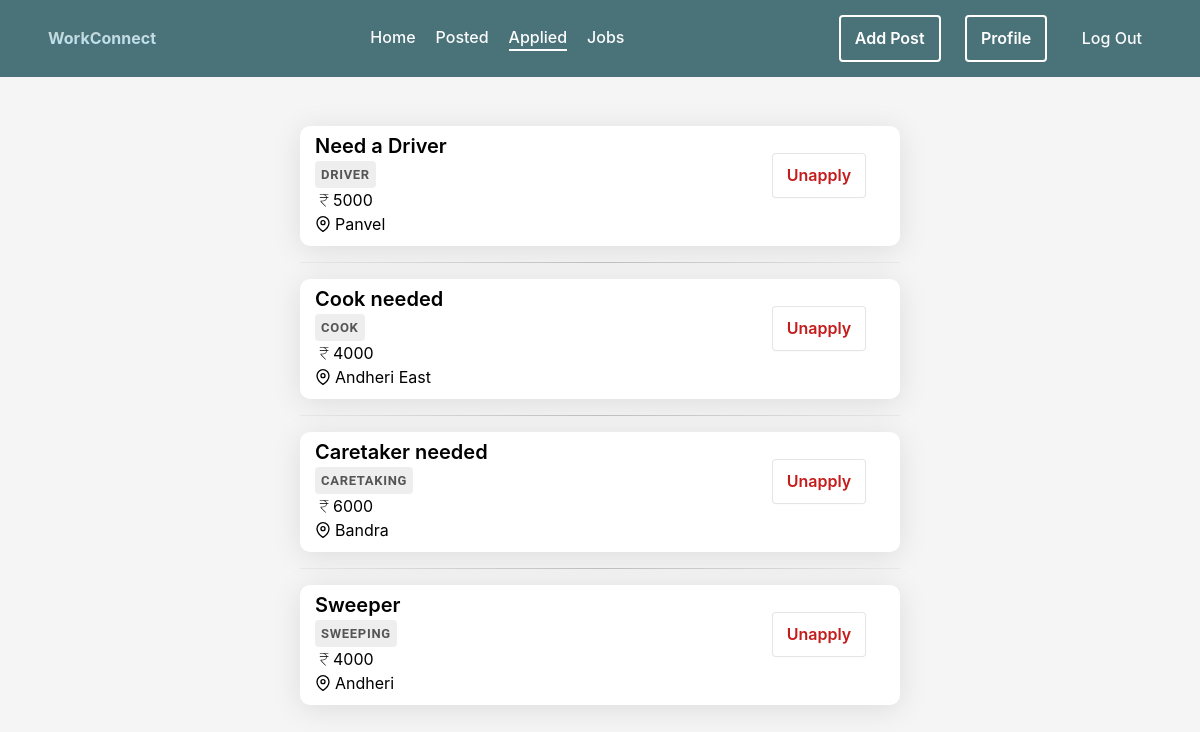
Page /newco/post/applied/ (signed in) on the committed database.
### project/newco/models.py (models this page shows, shortened)
class Job(models.Model):
    user = models.ForeignKey(User,on_delete=models.CASCADE)
    title = models.CharField(max_length=255)
    description = models.TextField()
    job_specification = models.CharField(default=None,max_length=255)
    salary = models.CharField(max_length=32)
    location = models.CharField(max_length=32)
    people_applied = models.IntegerField(default=0)
    applied = models.ManyToManyField(User,related_name='users_applied',blank=True)

### project/newco/views.py (the view)
# urls.py: path('post/applied/',views.apply,name='applied'),
def apply(request:HttpRequest,job_id=None):
    if request.method == 'GET':
        if job_id:
            jobs = Job.objects.get(id=int(job_id))
            jobs.applied.add(request.user)
            messages.success(request,f'Applied for the job')
        jobs = Job.objects.filter(applied=request.user)
        if jobs.count() == 0:
            jobs=None
        else:
            jobs = reversed(jobs)
    return render(request,'newco/postedjobs.html',{'jobs': jobs} )

### newco/templates/newco/postedjobs.html (shortened to what this page needs)
{% extends 'newco/layout.html' %}
{% block body %}
{% if jobs %}
<div class="w-100 h-auto center">
    <div class="w-50 d-block m-3">
        {% for job in jobs %}
        <hr class="hr">
            <a href="{% url 'job-profile' job.id %}" class="w-100">
                <div class="post column nothover form w-100 flex-row">
                    <div class="d-inline-flex flex-column w-100" style="justify-content: space-evenly;">
                        <div class="w-100 lead" style="font-weight: 600;">{{ job.title }}</div>
                        <div class="job-spec">{{ job.job_specification }}</div>
                        <div class="w-100 "><svg xmlns="http://www.w3.org/2000/svg" height="18" width="18" viewBox="50 -850 850 900" stroke-width="2" stroke="black"><path d="M540-172 306-416v-44h114q63 0 116-39.5T588-616H266v-28h320q-11-51-57-83.5T420-760H266v-28h428v28H528q33 17 57 48.5t29 67.5h80v28h-78q2 85-58 134.5T420-432h-90l249 260h-39Z"/></svg>{{ job.salary }}</div>
                        <div class="w-100 " >{{ job.location }}</div>
                    </div>
                </a>
                {% if request.user == job.user %}
                    <div class="w-25 center" style="height: 90px;"><a href="delete/{{ job.id }}"><button type="button" class="del-btn">Delete</button></a></div>
                {% else %}
                    <div class="w-25 center" style="height: 90px;"><a href="{% url 'unapply' job.id %} "><button type="button" class="del-btn">Unapply</button></a></div>
                {% endif %}
            </div>
        {% endfor %}
{% endif %}
{% endblock %}

### project/newco/static/newco/log.reg.styles.css (style rules this page uses)
.form { width: 380px; height: 500px; display: flex; flex-direction: column; border-radius: 15px; background-color: white; box-shadow: 0 4px 30px rgba(0, 0, 0, 0.1); transition: .4s ease-in-out; }

### project/newco/static/newco/styles.css (style rules this page uses)
* { font-family: -apple-system, BlinkMacSystemFont, 'Segoe UI', Roboto, Oxygen, Ubuntu, Cantarell, 'Open Sans', 'Helvetica Neue', sans-serif; margin: 0; padding: 0; color: black; background-color: #f5f5f5; }
.center { display: flex; justify-content: center; align-items: center ; }
div { background: transparent; }
body { background-color: #f5f5f5; }
button { background-color: #FFFFFF; border: 1px solid rgba(0, 0, 0, 0.1); border-radius: .25rem; box-shadow: rgba(0, 0, 0, 0.02) 0 1px 3px 0; color: rgba(0, 0, 0, 0.85); cursor: pointer; display: inline-flex; font-size: 16px; font-weight: 600; justify-content: center; line-height: 1.05; min-height: 1rem; padding: calc(.875rem - 1px) calc(1.5rem - 10px); text-decoration: none; transition: all 250ms; user-select: none; -webkit-user-select: none; touch-action: manipulation; vertical-align: baseline; width: fit-content; }
a { text-decoration: none; background: transparent; }
.bg-transparent, * { background: transparent; }
.post { background: white; height: 120px; transition: all 0.6s ease; border-radius: 10px; padding-top: 5px; padding-bottom: 25px; padding-right: 25px; padding-left: 15px; overflow: hidden; }
.hr { border: 0; height: 1px; background: #333; background-image: linear-gradient(to right, #ccc, #333, #ccc); }
.del-btn { color: #c41b1b; }
.job-spec { width: fit-content; border-radius: 4px; z-index: 100; font-family: Roboto, Oxygen, Ubuntu, Cantarell, 'Open Sans', 'Helvetica Neue', sans-serif; font-weight: 600; position: relative; color: #555; margin-top: 10px; margin-bottom: 10px; background-color: #eee; display: inline; margin: 0; font-size: 13px; letter-spacing: 0.7px; padding: 4px 6px; text-transform: uppercase; text-decoration: none; transition: all .1s ease-in-out; }

### rows in the picture
Job: title "Need a Driver", job_specification "DRIVER", salary "5000", location "Panvel", shows "Unapply"
Job: title "Cook needed", job_specification "COOK", salary "4000", location "Andheri East", shows "Unapply"
Job: title "Caretaker needed", job_specification "CARETAKING", salary "6000", location "Bandra", shows "Unapply"
Job: title "Sweeper", job_specification "SWEEPING", salary "4000", location "Andheri", shows "Unapply"
